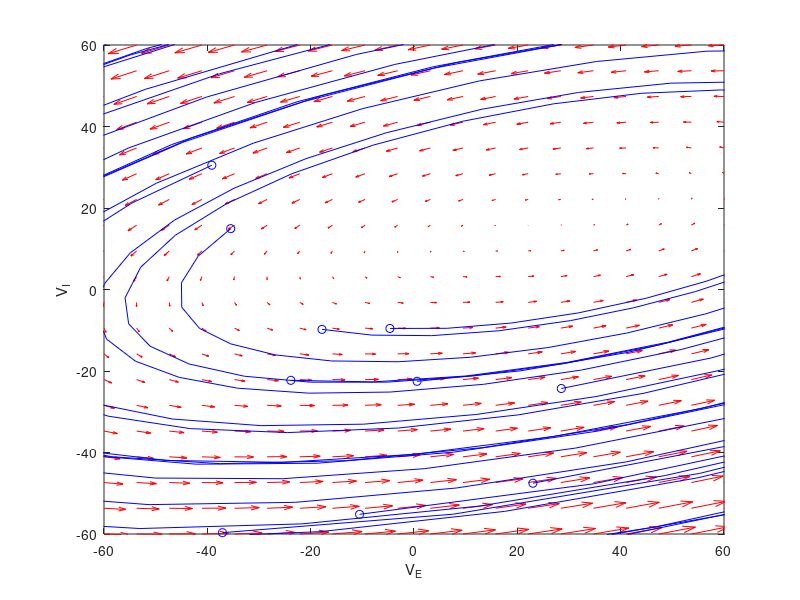

MATLAB code to generate this figure: (Note: this script raises an error after producing the figure.)
clc
clear
figure
% initial parameters
noip = 10;
interval = 60;
Mee = 1.25;
Mei = -1;
Mie = 1;
Mii = 0;
Ye = -10;
Yi = 10;
Te = 0.01;
Ti = 0.05;
f = @(t,Y) [(-Y(1)+Mee*Y(1)+Mei*Y(2)-Ye)/Te;(-Y(2)+Mie*Y(1)+Mii*Y(2)-Yi)/Ti];
y1 = linspace(-interval,interval,20);
y2 = linspace(-interval,interval,20);
% creates two matrices one for all the x-values on the grid, and one for
% all the y-values on the grid. Note that x and y are matrices of the same
% size and shape, in this case 20 rows and 20 columns
[x,y] = meshgrid(y1,y2);
u = zeros(size(x));
v = zeros(size(x));
% we can use a single loop over each element to compute the derivatives at
% each point (y1, y2)
t=0; % we want the derivatives at each point at t=0, i.e. the starting time
for i = 1:numel(x)
Yprime = f(t,[x(i); y(i)]);
u(i) = Yprime(1);
v(i) = Yprime(2);
end
quiver(x,y,u,v,'r');
xlabel('V_E')
ylabel('V_I')
% axis tight equal;
hold on
for i = 1:noip
[ts,ys] = ode45(f,[0,50],[rand()*interval*((-1)^floor(rand()*interval)); ...
rand()*interval*((-1)^floor(rand()*interval))]);
plot(ys(:,1),ys(:,2),'b')
plot(ys(1,1),ys(1,2),'bo') % starting point
plot(ys(end,1),ys(end,2),'ks') % ending point
xlim([-interval interval]);
ylim([-interval interval]);
end
syms t
fplot((t+Ye-Mee*t)/Mei,'m','LineWidth',2);
fplot((Yi-Mie*t)/(Mii-1),'g','LineWidth',2);
title("phase plane")
hold('off')